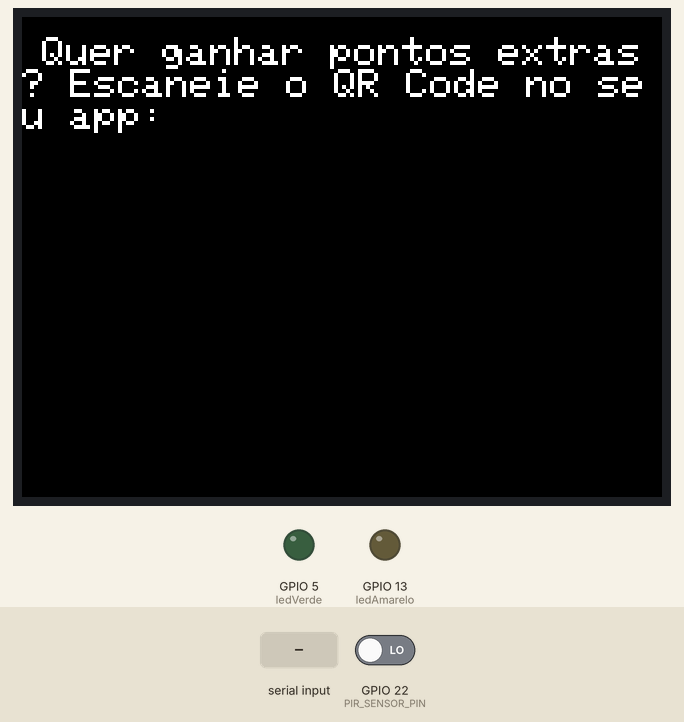
This sketch was run on a simulated ESP32. Parts: 320×240 colour display, output pins drawn as LEDs (lit = HIGH). The inputs (shaded band) are chosen by the test bench; at power-on: GPIO 22 (PIR_SENSOR_PIN) LOW. WiFi joins after 1.5 s; servers stay silent unless stated; no MQTT or app messages arrive unless stated; what the sketch prints to the serial monitor is not drawn.

Above: at 2.8 s.
2.9 s: GPIO 22 (PIR_SENSOR_PIN) driven HIGH
At 4.1 s:
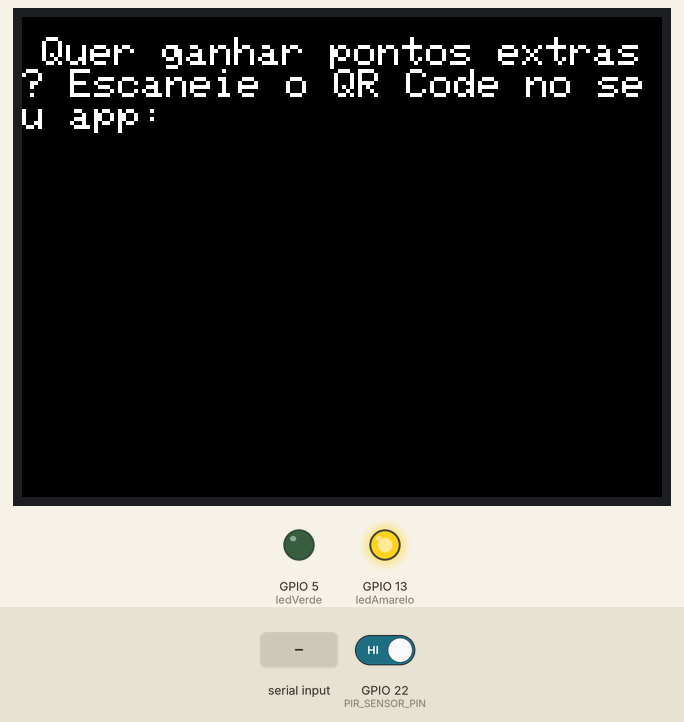
4.4 s: "1\n" received over Serial
At 16.9 s:
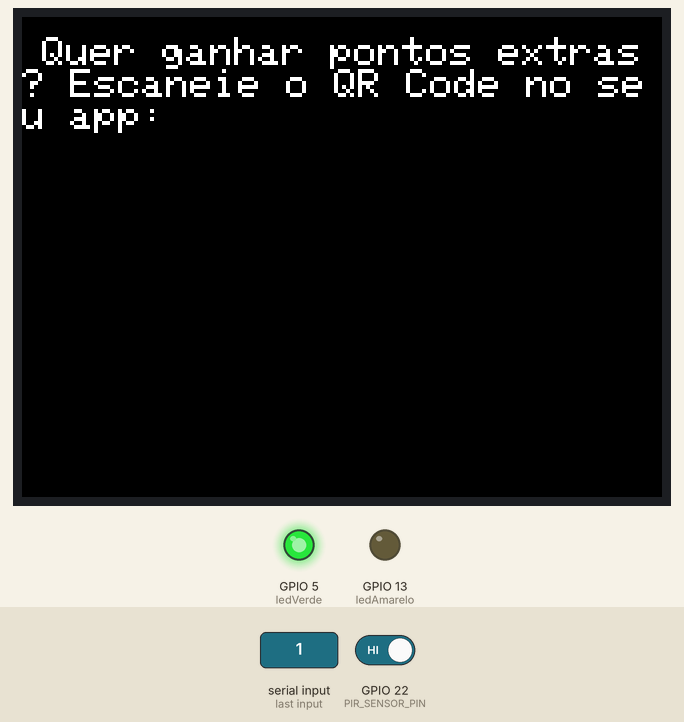
At 19.4 s:
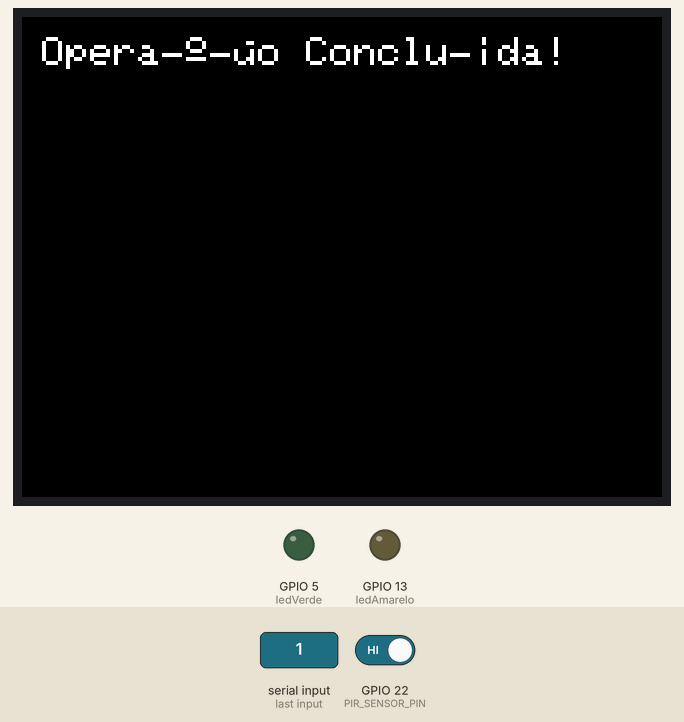
Timing chart, 0 to 20.1 s (numbered marks = the images above; inputs shaded):
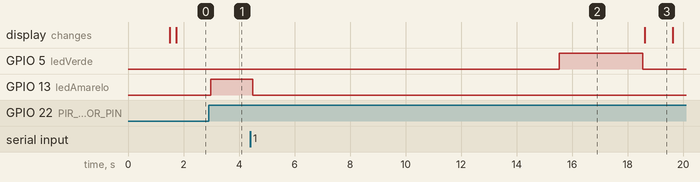

Measured:
- after the input at 2.9 s, GPIO 13 (ledAmarelo): LOW → HIGH after 0.08 s
- after the input at 4.4 s, GPIO 5 (ledVerde): LOW → HIGH after 11.1 s, → LOW 3.0 s later; GPIO 13 (ledAmarelo): HIGH → LOW after 0.09 s

The sketch:

sketch.ino
```cpp
#include <WiFi.h>
#include <WiFiClient.h>
#include <PubSubClient.h>
#include <Adafruit_ILI9341.h>
#include <Adafruit_GFX.h>

#define WIFI_SSID "Wokwi-GUEST"
#define WIFI_PASSWORD ""
#define WIFI_CHANNEL 1
int status = WL_IDLE_STATUS;

const char* mqtt_server = "test.mosquitto.org";
char* topic = "topic";

WiFiClient espClient;
PubSubClient client(espClient);

int PIR_SENSOR_PIN = 22;
int PIR_SENSOR_STATUS = 0;
int previousStatus = -1;
unsigned long lastChangeTime = 0;

int contador = 1;
char mensagem[30];
unsigned long lastMillis = 0;

int ledAmarelo = 13;
int ledVerde = 5;

#define TFT_CS 15
#define TFT_DC 2

Adafruit_ILI9341 tft = Adafruit_ILI9341(TFT_CS, TFT_DC);

void setup() {
  Serial.begin(115200);
  pinMode(PIR_SENSOR_PIN, INPUT);
  pinMode(ledAmarelo, OUTPUT);
  pinMode(ledVerde, OUTPUT);
  conectawifi();

  client.setServer(mqtt_server, 1883);

  tft.begin();
  tft.setRotation(1);
}

void loop() {
  PIR_SENSOR_STATUS = digitalRead(PIR_SENSOR_PIN);

  if (PIR_SENSOR_STATUS != previousStatus) {
    tft.fillScreen(ILI9341_BLACK);
  tft.setCursor(10, 10);
  tft.setTextSize(2);
  tft.setTextColor(ILI9341_WHITE);
  tft.print("Quer ganhar pontos extras? Escaneie o QR Code no seu app: ");
  Serial.println("Quer ganhar pontos extras? Escaneie o QR Code no seu app: ");

    previousStatus = PIR_SENSOR_STATUS;

    if (PIR_SENSOR_STATUS != 0) {
      // PIR sensor activated
      String movimento = Sensor_movimento();

      // Attempt to connect to the MQTT broker until the message is successfully published
      bool messagePublished = false;
      while (!messagePublished) {
        if (!client.connected()) {
          reconnect();
        }

        client.loop();
        delay(1000);

        if (millis() - lastMillis > 15000) {
          lastMillis = millis();
          Serial.print("CPF Recebido: ");
          Serial.println(movimento);

          // Envia a mensagem ao broker
          if (client.publish(topic, movimento.c_str())) {
            messagePublished = true;
            Serial.print(contador);
            Serial.println("- CPF recebido com sucesso!");
            digitalWrite(ledVerde, HIGH);
            delay(3000);
            digitalWrite(ledVerde, LOW);

            // Display on ILI9341
            tft.fillScreen(ILI9341_BLACK);
            tft.setCursor(10, 10);
            tft.setTextSize(2);
            tft.setTextColor(ILI9341_WHITE);
            tft.print("Operação Concluída!");
            delay(1000);
            tft.setCursor(10, 40);
            tft.print(movimento);
          } else {
            Serial.println("Falha ao publicar mensagem. Tentando novamente...");
          }
        }
      }
    }
  }
}

String Sensor_movimento() {
  Serial.println("Lendo informações...");
  digitalWrite(ledAmarelo, HIGH);
  // Wait for input in the Serial monitor
  Serial.println("Digite o CPF escaneado:");
  while (!Serial.available()) {
    delay(100);
  }
  String customMessage = Serial.readStringUntil('\n');
  Serial.print("CPF: ");
  Serial.println(customMessage);
  digitalWrite(ledAmarelo, LOW);
  return customMessage;
}

void conectawifi() {
  WiFi.begin(WIFI_SSID, WIFI_PASSWORD, WIFI_CHANNEL);
  Serial.print("Conectando ao WiFi ");
  Serial.print(WIFI_SSID);
  while (WiFi.status() != WL_CONNECTED) {
    delay(100);
    Serial.print(".");
  }
  Serial.println(" Conectado!");

  Serial.print("IP address: ");
  Serial.println(WiFi.localIP());
}

void reconnect() {
  while (!client.connected()) {
    Serial.print("Tentando conectar ao MQTT ...");
    if (client.connect("ESPClient")) {
      Serial.println("Conectado");
      client.subscribe(topic);
    } else {
      Serial.print("Falha ");
      Serial.print(client.state());
      Serial.println(" Tente novamente em 5 segundos");
      delay(5000);
    }
  }
}
```
